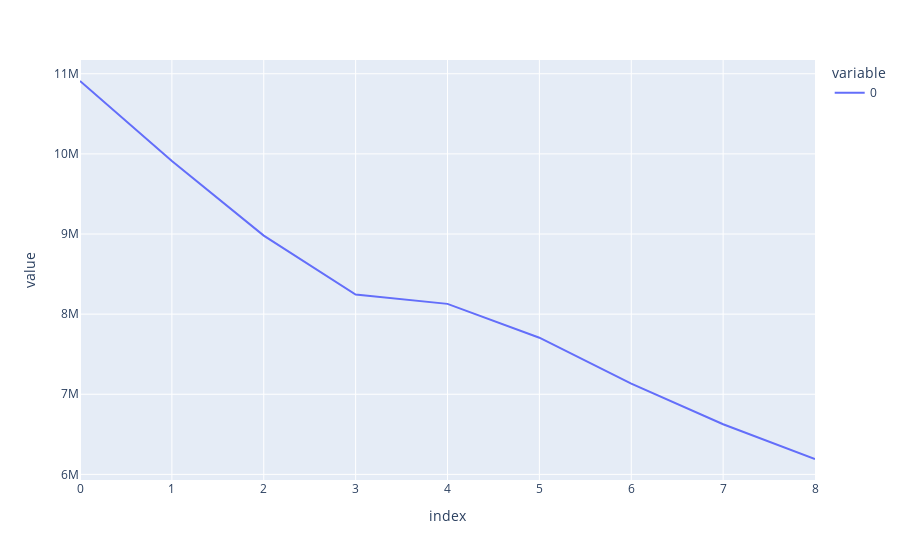

The code cell stored with this chart in its notebook:
### Code cell
#Plotting the inertias
import plotly.express as px 
fig = px.line(inertias)
fig.show()

### Figure 1 — Plotly figure (JSON) as saved in the notebook; plotly's stock layout.template omitted (floating-point values rounded to 4 significant figures)
{"data": [{"hovertemplate": "variable=0<br>index=%{x}<br>value=%{y}<extra></extra>", "legendgroup": "0", "line": {"color": "#636efa", "dash": "solid"}, "marker": {"symbol": "circle"}, "mode": "lines", "name": "0", "orientation": "v", "showlegend": true, "type": "scatter", "x": [0, 1, 2, 3, 4, 5, 6, 7, 8], "xaxis": "x", "y": [10910000.0, 9912000.0, 8980000.0, 8244000.0, 8128000.0, 7706000.0, 7132000.0, 6626000.0, 6192000.0], "yaxis": "y"}], "layout": {"legend": {"title": {"text": "variable"}, "tracegroupgap": 0}, "margin": {"t": 60}, "xaxis": {"anchor": "y", "domain": [0, 1], "title": {"text": "index"}}, "yaxis": {"anchor": "x", "domain": [0, 1], "title": {"text": "value"}}}}
